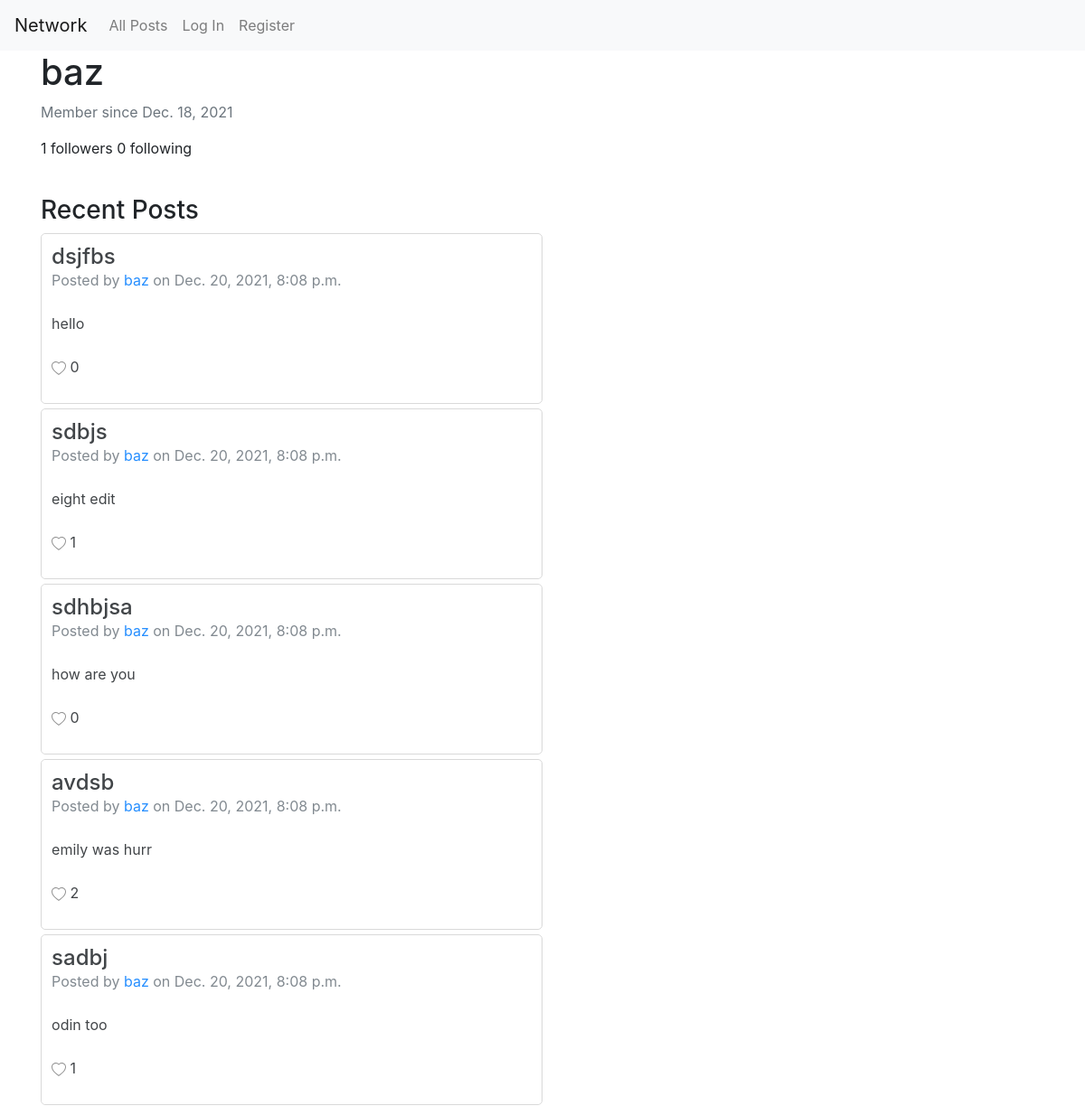
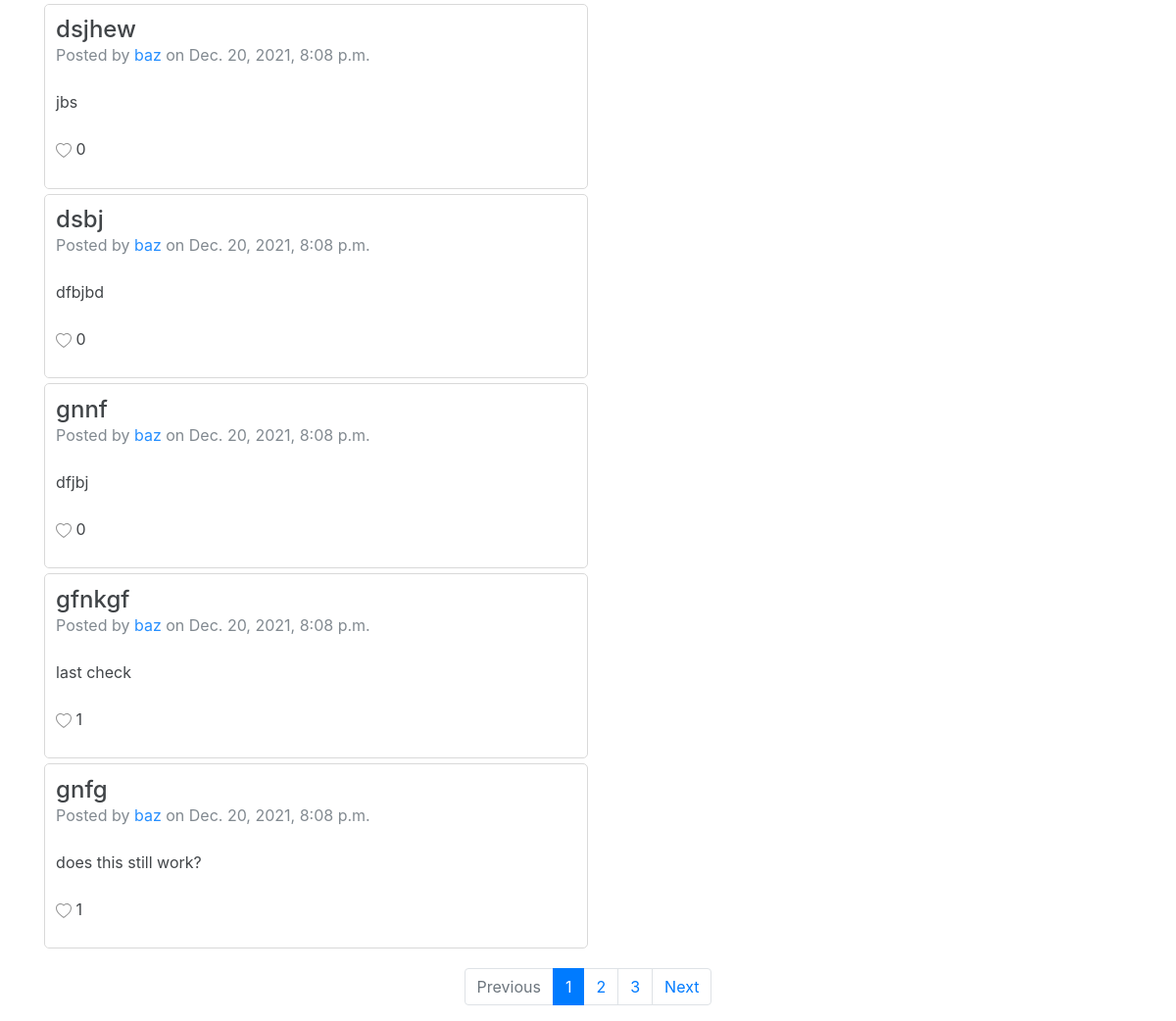
The page /profile/baz on the database its author committed (2 pictures, top to bottom).
### network/models.py (models this page shows, shortened)
class User(AbstractUser):
    pass

class Post(models.Model):
    title = models.CharField(max_length=64)
    body = models.CharField(max_length=500)
    timestamp = models.DateTimeField(auto_now_add=True)
    user = models.ForeignKey('User', on_delete=models.CASCADE, related_name='post_user')
    liked_by = models.ManyToManyField('User', default=None, blank=True, related_name='post_likes')

### network/views.py (the view)
# urls.py: path("profile/<str:user_name>", views.profile, name="profile"),
def profile(request, user_name):
    profile = User.objects.get(username = user_name)
    posts = Post.objects.filter(user = profile).order_by('-timestamp')
    follower_list = profile.followers.all()
    followers = []
    for i in follower_list:
        f = i.follower
        followers.append(f)
    paginator = Paginator(posts, 10) # Show 10 posts per page.
    page_number = request.GET.get('page')
    page_obj = paginator.get_page(page_number)
    return render(request, 'network/profile.html', {
        "profile": profile,
        "followers": followers,
        "page_obj": page_obj
    })

### network/templates/network/profile.html (shortened to what this page needs)
{% extends "network/layout.html" %}
{% load static %}
{% block body %}
<div id="follow-status" class="container justify-content-center">
    <h1 class="align-middle" style="display: inline-block">{{ profile.username }}</h1>
    <p class="text-muted">Member since {{ profile.date_joined|date }}</p>
    <div style="display: block">
        <p style="display: inline-block">{{ profile.followers.count }} followers</p>
        <p style="display: inline-block">{{ profile.account.count }} following</p>
    </div>
    <br>
    <h3>Recent Posts</h3>
    {% for post in page_obj %}
    <div id="{{ post.id }}" class="list-item" style="margin: 0px; margin-bottom: 5px;">
        <h4 id="post-title" style="margin-bottom: 0px;">{{ post.title }}</h4>
        <p class="text-muted">Posted by <a href="{% url 'profile' post.user.username %}" style="text-decoration: none;">{{ post.user }}</a> on {{ post.timestamp }}</p>
        <br>
        <p id="post-body" value="{{ post.body }}">{{ post.body}}</p>
        <br>
        <div id="likes" style="display: block;">
            {% with user=request.user like_count=post.liked_by.count%}
                {% if user in post.liked_by.all %}
                    <div id="icon-filled" onclick="unlike_post('{{ post.id }}')" style="display: inline-block;">
                        <svg id="filled" xmlns="http://www.w3.org/2000/svg" width="16" height="16" fill="red" class="bi bi-heart-fill" viewBox="0 0 16 16">
                            <path fill-rule="evenodd" d="M8 1.314C12.438-3.248 23.534 4.735 8 15-7.534 4.736 3.562-3.248 8 1.314z"/>
                        </svg>
                    </div>
                    <div id="icon-empty" onclick="like_post('{{ post.id }}')" style="display: none;">
                        <svg id="empty" xmlns="http://www.w3.org/2000/svg" width="16" height="16" fill="grey" class="bi bi-heart" viewBox="0 0 16 16">
                            <path d="m8 2.748-.717-.737C5.6.281 2.514.878 1.4 3.053c-.523 1.023-.641 2.5.314 4.385.92 1.815 2.834 3.989 6.286 6.357 3.452-2.368 5.365-4.542 6.286-6.357.955-1.886.838-3.362.314-4.385C13.486.878 10.4.28 8.717 2.01L8 2.748zM8 15C-7.333 4.868 3.279-3.04 7.824 1.143c.06.055.119.112.176.171a3.12 3.12 0 0 1 .176-.17C12.72-3.042 23.333 4.867 8 15z"/>
                        </svg>
                    </div>
                    <p id="likeCount" style="display: inline-block" value="{{ like_count }}">{{ like_count }}</p>
                {% else %}
                    <div id="icon-empty" onclick="like_post('{{ post.id }}')" style="display: inline-block;">
                    </div>
                    <p id="likeCount" style="display: inline-block" value="{{ like_count }}">{{ like_count }}</p>
                {% endif %}
            {% endwith %}
        </div>
    </div>
    {% endfor %}
</div>
<nav aria-label="page-nav" style="margin-top: 20px;">
    <ul class="pagination justify-content-center">
        {% if page_obj.has_previous %}
            <li class="page-item">
                <a class="page-link" href="?page={{ page_obj.previous_page_number }}">Previous</a>
            </li>
        {% else %}
            <li class="page-item disabled">
                <a class="page-link" aria-disabled="true" href="">Previous</a>
            </li>
        {% endif %}
        {% for i in page_obj.paginator.page_range %}
            {% if i == page_obj.number %}
                <li class="page-item active" aria-current="page">
                    <span class="page-link">
                        {{ i }}
                    </span>
                </li>
            {% else %}
                <li class="page-item"><a class="page-link" href="?page={{ i }}">{{ i }}</a></li>
            {% endif %}
        {% endfor %}
        {% if page_obj.has_next %}
            <li class="page-item">
                <a class="page-link" href="?page={{ page_obj.next_page_number }}">Next</a>
            </li>
        {% else %}
            <li class="page-item disabled">
                <a class="page-link" aria-disabled="true" href="">Next</a>
            </li>
        {% endif %}
    </ul>
</nav>
{% endblock %}

### network/static/network/styles.css (style rules this page uses)
.list-item { border: 1px solid lightgrey; border-radius: 5px; margin-bottom: 1em; opacity: 85%; padding: 1%; width: 50%; }
.list-item > p { margin: 0px; }

### rows shown on the page
User: username "baz", date_joined "Dec. 18, 2021", followers.count "1", account.count "0"
Post: title "dsjfbs", user "baz", timestamp "Dec. 20, 2021, 8:08 p.m.", body "hello", liked_by.count "0"
Post: title "sdbjs", user "baz", timestamp "Dec. 20, 2021, 8:08 p.m.", body "eight edit", liked_by.count "1"
Post: title "sdhbjsa", user "baz", timestamp "Dec. 20, 2021, 8:08 p.m.", body "how are you", liked_by.count "0"
Post: title "avdsb", user "baz", timestamp "Dec. 20, 2021, 8:08 p.m.", body "emily was hurr", liked_by.count "2"
Post: title "sadbj", user "baz", timestamp "Dec. 20, 2021, 8:08 p.m.", body "odin too", liked_by.count "1"
Post: title "dsjhew", user "baz", timestamp "Dec. 20, 2021, 8:08 p.m.", body "jbs", liked_by.count "0"
Post: title "dsbj", user "baz", timestamp "Dec. 20, 2021, 8:08 p.m.", body "dfbjbd", liked_by.count "0"
Post: title "gnnf", user "baz", timestamp "Dec. 20, 2021, 8:08 p.m.", body "dfjbj", liked_by.count "0"
Post: title "gfnkgf", user "baz", timestamp "Dec. 20, 2021, 8:08 p.m.", body "last check", liked_by.count "1"
Post: title "gnfg", user "baz", timestamp "Dec. 20, 2021, 8:08 p.m.", body "does this still work?", liked_by.count "1"

### other values the page prints
{{ i }} "1"
{{ i }} "2" "3"
